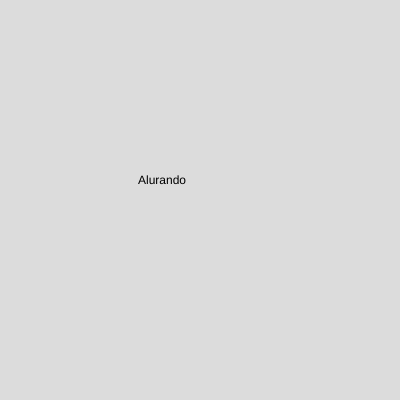
Frame 1 (no input)
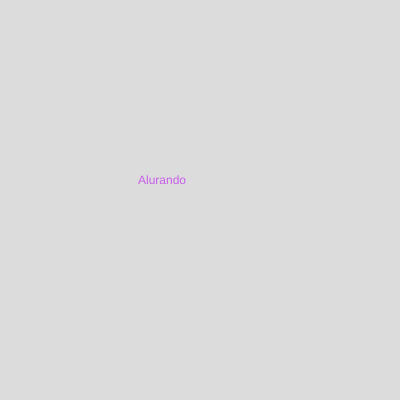
Frame 60 (no input)
Frame 120 (the mouse pressed at the canvas centre since frame 60): identical to frame 60, image omitted

The p5.js sketch that drew these frames (run headless with seeded random() and noise() and a simulated clock; from frame 60 on, the mouse is pressed at the canvas centre):

// p5.js sketch
// ── sketch.js
function setup() {
  createCanvas(400, 400);
}

function draw() {
  background(220);
  text("Alurando", 138, 184);
  fill(color(199,94,235))
}
